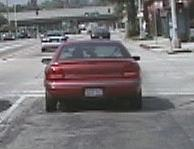
%> input picture Image Categorization/data/cars-training-pos/image_0001.png, 194 x 149 px; its folder holds only this picture in this run
$ octave bow_evaluation.m   (GNU Octave 9; MATLAB toolbox functions it lacks are replaced by stand-ins)
%> lines starting %> are read from the running program, lines starting %| are printed output that depends on the picture
### Image Categorization/code/create_codebook.m
function vCenters = create_codebook(nameDir,k,numiter)
%> called with nameDir = '../data/cars-training-pos', k = 120, numiter = 10

  vImgNames = dir(fullfile(nameDir,'*.png'));

  nImgs = length(vImgNames);
  vFeatures = zeros(0,128); % 16 histograms containing 8 bins
  vPatches = zeros(0,16*16); % 16*16 image patches

  cellWidth = 4;
  cellHeight = 4;
  nPointsX = 10;
  nPointsY = 10;
  border = 8;

  % Extract features for all images
  for i=1:nImgs

    disp(strcat('  Processing image ', num2str(i),'...'));

    % load the image
    img = double(rgb2gray(imread(fullfile(nameDir,vImgNames(i).name))));
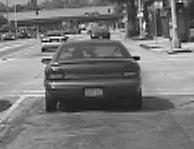
%> img: size 149x194 double; min 1, max 254, mean 117.6

    % Collect local feature points for each image
    vPoints = grid_points(img,nPointsX,nPointsY,border);
    % and compute a descriptor for each local feature point
    [descriptors,patches] = descriptors_hog(img,vPoints,cellWidth,cellHeight);
    % create hog descriptors and patches
    vFeatures = [vFeatures; descriptors];
    vPatches = [vPatches; patches];
  end
  disp(strcat('    Number of extracted features:',num2str(size(vFeatures,1))));

  % Cluster the features using K-Means
  disp(strcat('  Clustering...'));
  vCenters = kmeans(vFeatures, k, numiter);

  % Visualize the code book
  disp('Visualizing the codebook...');
  visualize_codebook(vCenters,vFeatures,vPatches,cellWidth,cellHeight);
  disp('Press any key to continue...');
  pause;

end

### Image Categorization/code/grid_points.m
function vPoints = grid_points(img,nPointsX,nPointsY,border)
%> called with nPointsX = 10, nPointsY = 10, border = 8
    height = size(img, 1);
%> height = 149
    width = size(img, 2);
%> width = 194

    stepX = floor((height-(2*border)-1)/(nPointsX-1));
%> stepX = 14
    stepY = floor((width-(2*border)-1)/(nPointsY-1));
%> stepY = 19

    X = (border+1:stepX:height-border);
%> X = [9 23 37 51 65 79 93 107 121 135]
    Y = (border+1:stepY:width-border);
%> Y = [9 28 47 66 85 104 123 142 161 180]

    vPoints = zeros(nPointsX*nPointsY,2);
    idx = 1;
    for i=1:nPointsX
        for j=1:nPointsY
           vPoints(idx,:) = [X(i) Y(j)];
           idx = idx + 1;
        end
    end
%> in create_codebook, `vPoints = grid_points(img,nPointsX,nPointsY,border);`: vPoints = 100 rows, first 12: [9 9; 9 28; 9 47; 9 66; 9 85; 9 104; 9 123; 9 142; 9 161; 9 180; 23 9; 23 28]
end

### Image Categorization/code/descriptors_hog.m
function [descriptors,patches] = descriptors_hog(img,vPoints,cellWidth,cellHeight)
%> called with cellWidth = 4, cellHeight = 4
    nBins = 8;
    w = cellWidth; % set cell dimensions
    h = cellHeight;
    nCells = 4;

    nPoints = size(vPoints,1);
    descriptors = zeros(nPoints,nBins*4*4); % one histogram for each of the 16 cells
    patches = zeros(nPoints,4*w*4*h); % image patches stored in rows

    [gradX,gradY]=gradient(img);
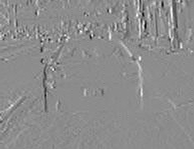
%> gradX: size 149x194 double; min -111.5, max 90.5, mean 0; drawn with min black and max white
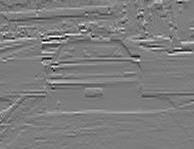
%> gradY: size 149x194 double; min -113.5, max 117.5, mean 0.1; drawn with min black and max white
    angles = atan2(gradY,gradX);
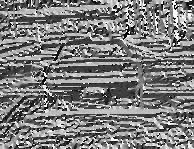
%> angles: size 149x194 double; min -3.13, max 3.14, mean -0.0507; drawn with min black and max white
    magnitudes = ((gradY.^2) + (gradX.^2)).^.5;
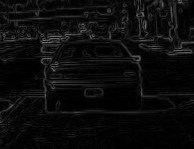
%> magnitudes: size 149x194 double; min 0, max 118.9, mean 12.3

    for i = 1:nPoints % for all local feature points
        topCorner = vPoints(i,:)-[(nCells/2)*w, (nCells/2)*h];
        for cX = 0:nCells-1
            xDist = topCorner(1) + (cX * w);
            for cY = 0:nCells-1
                yDist = topCorner(2) + (cY * h);
                xIdx = xDist : (xDist + w - 1);
                yIdx = yDist : (yDist + h - 1);
                cAngles = angles(xIdx, yIdx);
                cMagnitudes = magnitudes(xIdx, yIdx);
                cDescriptors(cX + 1, cY + 1, :) = Histogram(cMagnitudes(:), cAngles(:), nBins);
            end
        end
        descriptors(i,:) = cDescriptors(:);
        patch = img(topCorner(1):(topCorner(1) + (nCells * w -1)),topCorner(2):(topCorner(2) + (nCells * h -1)));
        patches(i,:) = patch(:);
    end
%> this loop made 100 passes
%> topCorner on passes 1 to 12: [1 1], [1 20], [1 39], [1 58], [1 77], [1 96], [1 115], [1 134], [1 153], [1 172], [15 1], [15 20]
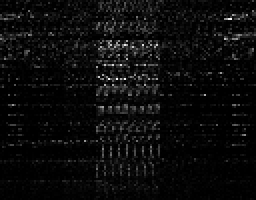
%> descriptors: size 100x128 double (shown 2 times larger); min 0, max 550.6, mean 26.1; drawn with min black and max white
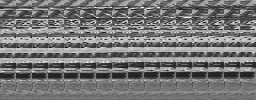
%> patches: size 100x256 double; min 1, max 254, mean 117.9
%|     Number of extracted features:100
end

% [24 lines left out: function Histogram, not called in this run]

### Image Categorization/code/kmeans.m
function vCenters = kmeans(vFeatures,k,numiter)
%> called with k = 120, numiter = 10

  nPoints  = size(vFeatures,1);
  nDims    = size(vFeatures,2);
  vCenters = zeros(k,nDims);

  % Initialize each cluster center to a different random point.
%> the run ends on the next line
  vCenters = vFeatures(randperm(nPoints,k),:);

  % Repeat for numiter iterations
  for i=1:numiter
    % Assign each point to the closest cluster
    [Idx, ~] = findnn(vFeatures, vCenters);

    % Shift each cluster center to the mean of its assigned points
    for j=1:k
        vCenters(i,:) = mean(vFeatures(Idx==j,:));
    end

    disp(strcat(num2str(i),'/',num2str(numiter),' iterations completed.'));
  end

end

### Image Categorization/code/bow_evaluation.m
%
% BAG OF WORDS RECOGNITION EXERCISE
%
clear; close all;
%training
disp('creating codebook');
sizes = (120:40:280);
numTests = 4;
for sizeCodebook = (120:40:320)
    sum_nn_accuracies = 0;
    sum_bayes_accuracies = 0;
    for test = 1:numTests
        rng(test);
        numIterations = 10;
        vCenters = create_codebook('../data/cars-training-pos',sizeCodebook,numIterations);

$ run again, on Image Categorization/data/cars-training-pos/image_0043.png
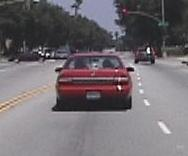
%> input picture Image Categorization/data/cars-training-pos/image_0043.png, 188 x 156 px
%> in create_codebook, `vPoints = grid_points(img,nPointsX,nPointsY,border);`: vPoints = 100 rows, first 12: [9 9; 9 28; 9 47; 9 66; 9 85; 9 104; 9 123; 9 142; 9 161; 9 180; 24 9; 24 28]
%> in descriptors_hog, `magnitudes = ((gradY.^2) + (gradX.^2)).^.5;`:
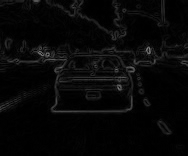
%> magnitudes: size 156x188 double; min 0, max 126.7, mean 7.8
%> the loop in descriptors_hog, `for i = 1:nPoints` made 100 passes
%> topCorner on passes 1 to 8: [1 1], [1 20], [1 39], [1 58], [1 77], [1 96], [1 115], [1 134]
%> after the loop in descriptors_hog, `for i = 1:nPoints`:
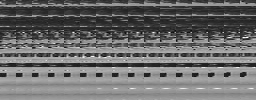
%> patches: size 100x256 double; min 5, max 254, mean 108.4
%|     Number of extracted features:100

$ run again, on Image Categorization/data/cars-training-pos/image_0046.png
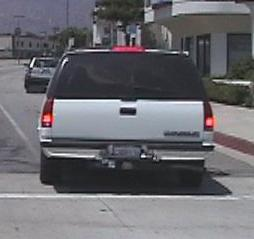
%> input picture Image Categorization/data/cars-training-pos/image_0046.png, 254 x 239 px
%> in create_codebook, `vPoints = grid_points(img,nPointsX,nPointsY,border);`: vPoints = 100 rows, first 12: [9 9; 9 35; 9 61; 9 87; 9 113; 9 139; 9 165; 9 191; 9 217; 9 243; 33 9; 33 35]
%> the loop in descriptors_hog, `for i = 1:nPoints` made 100 passes
%> topCorner on passes 1 to 8: [1 1], [1 27], [1 53], [1 79], [1 105], [1 131], [1 157], [1 183]
%> after the loop in descriptors_hog, `for i = 1:nPoints`:
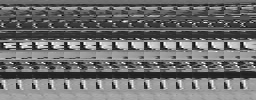
%> patches: size 100x256 double; min 3, max 255, mean 110.6
%|     Number of extracted features:100
